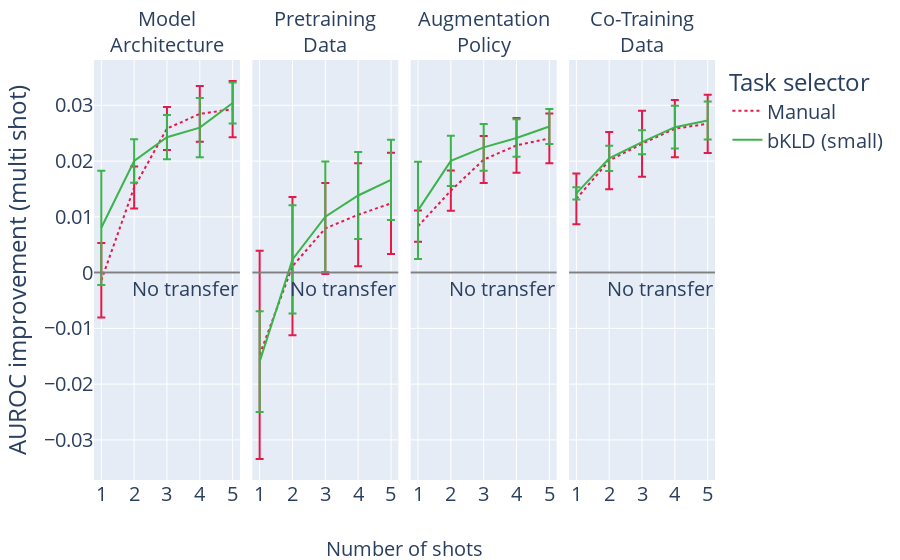

Notebook cell for this chart:
### Code cell
# bottom plot of figure 4
fig_improve, improve_df = get_budget_plot(distances=tuple(['SEMANTIC', 'KLD-PP:NS-W:TS-100-BINS']),
                      mode='best', max_budget=5, meta_metric='delta', metric='AUROC', show_standard_error=True, bottom_legend=False)
fig_improve.add_hline(y=0., annotation_text='No transfer', annotation_position='bottom right', line_color='grey')

### Figure 1 — Plotly figure (JSON) as saved in the notebook; plotly's stock layout.template omitted (floating-point values rounded to 4 significant figures)
{"data": [{"error_y": {"array": [0.006683, 0.003759, 0.003865, 0.005013, 0.00505]}, "hovertemplate": "Task selector=Manual<br>Scenario=Model<br>Architecture<br>budget=%{x}<br>AUROC improvement (multi shot)=%{y}<extra></extra>", "legendgroup": "Manual", "line": {"color": "rgb(230, 25, 75)", "dash": "dot"}, "marker": {"symbol": "circle"}, "mode": "lines", "name": "Manual", "orientation": "v", "showlegend": true, "x": [1, 2, 3, 4, 5], "xaxis": "x", "y": [-0.001378, 0.01526, 0.02583, 0.02847, 0.02931], "yaxis": "y", "type": "scatter"}, {"error_y": {"array": [0.01024, 0.003895, 0.003966, 0.005317, 0.00366]}, "hovertemplate": "Task selector=bKLD (small)<br>Scenario=Model<br>Architecture<br>budget=%{x}<br>AUROC improvement (multi shot)=%{y}<extra></extra>", "legendgroup": "bKLD (small)", "line": {"color": "rgb(60, 180, 75)", "dash": "solid"}, "marker": {"symbol": "circle"}, "mode": "lines", "name": "bKLD (small)", "orientation": "v", "showlegend": true, "x": [1, 2, 3, 4, 5], "xaxis": "x", "y": [0.008034, 0.02001, 0.02428, 0.026, 0.03041], "yaxis": "y", "type": "scatter"}, {"error_y": {"array": [0.01868, 0.01238, 0.008166, 0.009233, 0.009066]}, "hovertemplate": "Task selector=Manual<br>Scenario=Pretraining<br>Data<br>budget=%{x}<br>AUROC improvement (multi shot)=%{y}<extra></extra>", "legendgroup": "Manual", "line": {"color": "rgb(230, 25, 75)", "dash": "dot"}, "marker": {"symbol": "circle"}, "mode": "lines", "name": "Manual", "orientation": "v", "showlegend": false, "x": [1, 2, 3, 4, 5], "xaxis": "x2", "y": [-0.01474, 0.001162, 0.007924, 0.01038, 0.01242], "yaxis": "y2", "type": "scatter"}, {"error_y": {"array": [0.009045, 0.009713, 0.009913, 0.007788, 0.00718]}, "hovertemplate": "Task selector=bKLD (small)<br>Scenario=Pretraining<br>Data<br>budget=%{x}<br>AUROC improvement (multi shot)=%{y}<extra></extra>", "legendgroup": "bKLD (small)", "line": {"color": "rgb(60, 180, 75)", "dash": "solid"}, "marker": {"symbol": "circle"}, "mode": "lines", "name": "bKLD (small)", "orientation": "v", "showlegend": false, "x": [1, 2, 3, 4, 5], "xaxis": "x2", "y": [-0.01596, 0.002363, 0.01002, 0.01383, 0.01663], "yaxis": "y2", "type": "scatter"}, {"error_y": {"array": [0.002801, 0.003615, 0.004214, 0.004908, 0.004453]}, "hovertemplate": "Task selector=Manual<br>Scenario=Augmentation<br>Policy<br>budget=%{x}<br>AUROC improvement (multi shot)=%{y}<extra></extra>", "legendgroup": "Manual", "line": {"color": "rgb(230, 25, 75)", "dash": "dot"}, "marker": {"symbol": "circle"}, "mode": "lines", "name": "Manual", "orientation": "v", "showlegend": false, "x": [1, 2, 3, 4, 5], "xaxis": "x3", "y": [0.008315, 0.0147, 0.02026, 0.02282, 0.02407], "yaxis": "y3", "type": "scatter"}, {"error_y": {"array": [0.008709, 0.004511, 0.004208, 0.003367, 0.003122]}, "hovertemplate": "Task selector=bKLD (small)<br>Scenario=Augmentation<br>Policy<br>budget=%{x}<br>AUROC improvement (multi shot)=%{y}<extra></extra>", "legendgroup": "bKLD (small)", "line": {"color": "rgb(60, 180, 75)", "dash": "solid"}, "marker": {"symbol": "circle"}, "mode": "lines", "name": "bKLD (small)", "orientation": "v", "showlegend": false, "x": [1, 2, 3, 4, 5], "xaxis": "x3", "y": [0.01116, 0.02004, 0.02246, 0.02413, 0.0262], "yaxis": "y3", "type": "scatter"}, {"error_y": {"array": [0.004537, 0.005132, 0.005931, 0.005139, 0.005211]}, "hovertemplate": "Task selector=Manual<br>Scenario=Co-Training<br>Data<br>budget=%{x}<br>AUROC improvement (multi shot)=%{y}<extra></extra>", "legendgroup": "Manual", "line": {"color": "rgb(230, 25, 75)", "dash": "dot"}, "marker": {"symbol": "circle"}, "mode": "lines", "name": "Manual", "orientation": "v", "showlegend": false, "x": [1, 2, 3, 4, 5], "xaxis": "x4", "y": [0.01323, 0.02009, 0.0231, 0.02581, 0.02668], "yaxis": "y4", "type": "scatter"}, {"error_y": {"array": [0.001097, 0.002262, 0.00215, 0.00383, 0.0034]}, "hovertemplate": "Task selector=bKLD (small)<br>Scenario=Co-Training<br>Data<br>budget=%{x}<br>AUROC improvement (multi shot)=%{y}<extra></extra>", "legendgroup": "bKLD (small)", "line": {"color": "rgb(60, 180, 75)", "dash": "solid"}, "marker": {"symbol": "circle"}, "mode": "lines", "name": "bKLD (small)", "orientation": "v", "showlegend": false, "x": [1, 2, 3, 4, 5], "xaxis": "x4", "y": [0.01422, 0.02048, 0.02339, 0.02608, 0.02727], "yaxis": "y4", "type": "scatter"}], "layout": {"xaxis": {"anchor": "y", "domain": [0.0, 0.235], "title": {"text": ""}, "tickvals": [1, 2, 3, 4, 5]}, "yaxis": {"anchor": "x", "domain": [0.0, 1.0], "title": {"text": "AUROC improvement (multi shot)"}}, "xaxis2": {"anchor": "y2", "domain": [0.255, 0.49], "matches": "x", "title": {"text": ""}, "tickvals": [1, 2, 3, 4, 5]}, "yaxis2": {"anchor": "x2", "domain": [0.0, 1.0], "matches": "y", "showticklabels": false}, "xaxis3": {"anchor": "y3", "domain": [0.51, 0.745], "matches": "x", "title": {"text": ""}, "tickvals": [1, 2, 3, 4, 5]}, "yaxis3": {"anchor": "x3", "domain": [0.0, 1.0], "matches": "y", "showticklabels": false}, "xaxis4": {"anchor": "y4", "domain": [0.765, 1.0], "matches": "x", "title": {"text": ""}, "tickvals": [1, 2, 3, 4, 5]}, "yaxis4": {"anchor": "x4", "domain": [0.0, 1.0], "matches": "y", "showticklabels": false}, "annotations": [{"showarrow": false, "text": "Model<br>Architecture", "x": 0.1175, "xanchor": "center", "xref": "paper", "y": 1.0, "yanchor": "bottom", "yref": "paper"}, {"showarrow": false, "text": "Pretraining<br>Data", "x": 0.3725, "xanchor": "center", "xref": "paper", "y": 1.0, "yanchor": "bottom", "yref": "paper"}, {"showarrow": false, "text": "Augmentation<br>Policy", "x": 0.6275, "xanchor": "center", "xref": "paper", "y": 1.0, "yanchor": "bottom", "yref": "paper"}, {"showarrow": false, "text": "Co-Training<br>Data", "x": 0.8825, "xanchor": "center", "xref": "paper", "y": 1.0, "yanchor": "bottom", "yref": "paper"}, {"showarrow": false, "text": "Number of shots", "x": 0.5, "xanchor": "center", "xref": "paper", "y": -0.2, "yref": "paper"}, {"showarrow": false, "text": "No transfer", "x": 1, "xanchor": "right", "xref": "x domain", "y": 0.0, "yanchor": "top", "yref": "y"}, {"showarrow": false, "text": "No transfer", "x": 1, "xanchor": "right", "xref": "x2 domain", "y": 0.0, "yanchor": "top", "yref": "y2"}, {"showarrow": false, "text": "No transfer", "x": 1, "xanchor": "right", "xref": "x3 domain", "y": 0.0, "yanchor": "top", "yref": "y3"}, {"showarrow": false, "text": "No transfer", "x": 1, "xanchor": "right", "xref": "x4 domain", "y": 0.0, "yanchor": "top", "yref": "y4"}], "legend": {"title": {"text": "Task selector"}, "tracegroupgap": 0}, "margin": {"t": 60}, "font": {"size": 20}, "shapes": [{"line": {"color": "grey"}, "type": "line", "x0": 0, "x1": 1, "xref": "x domain", "y0": 0.0, "y1": 0.0, "yref": "y"}, {"line": {"color": "grey"}, "type": "line", "x0": 0, "x1": 1, "xref": "x2 domain", "y0": 0.0, "y1": 0.0, "yref": "y2"}, {"line": {"color": "grey"}, "type": "line", "x0": 0, "x1": 1, "xref": "x3 domain", "y0": 0.0, "y1": 0.0, "yref": "y3"}, {"line": {"color": "grey"}, "type": "line", "x0": 0, "x1": 1, "xref": "x4 domain", "y0": 0.0, "y1": 0.0, "yref": "y4"}]}}
